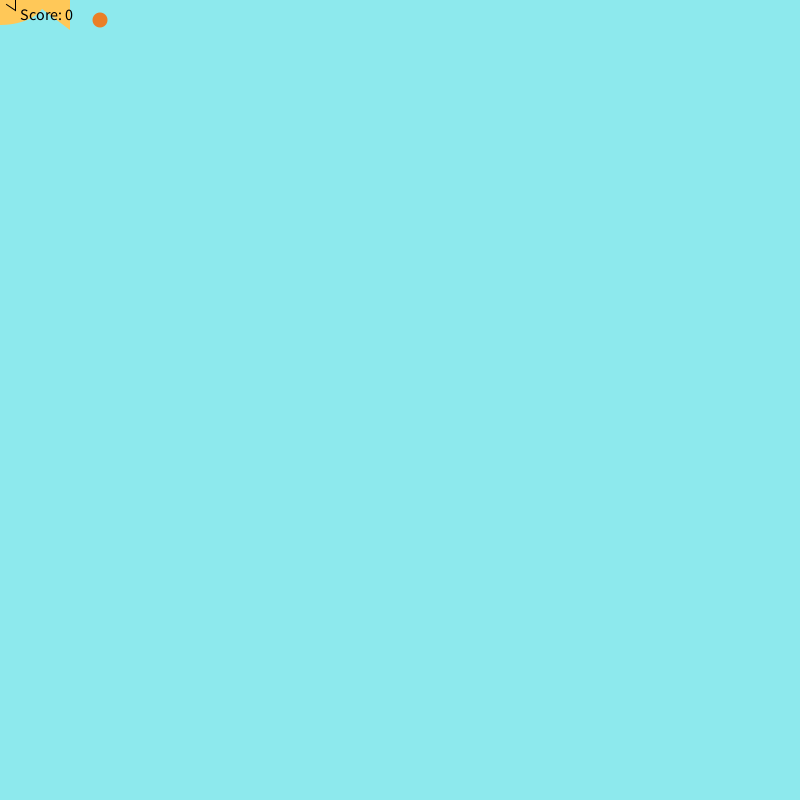
Frame 1 (no input)
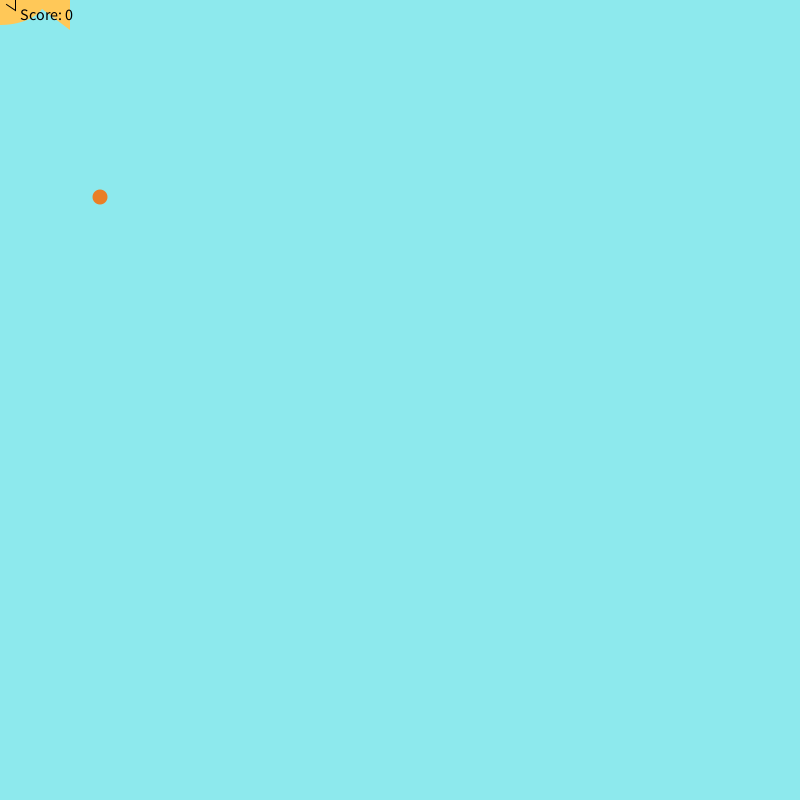
Frame 60 (the mouse pressed at the canvas centre just before this capture)
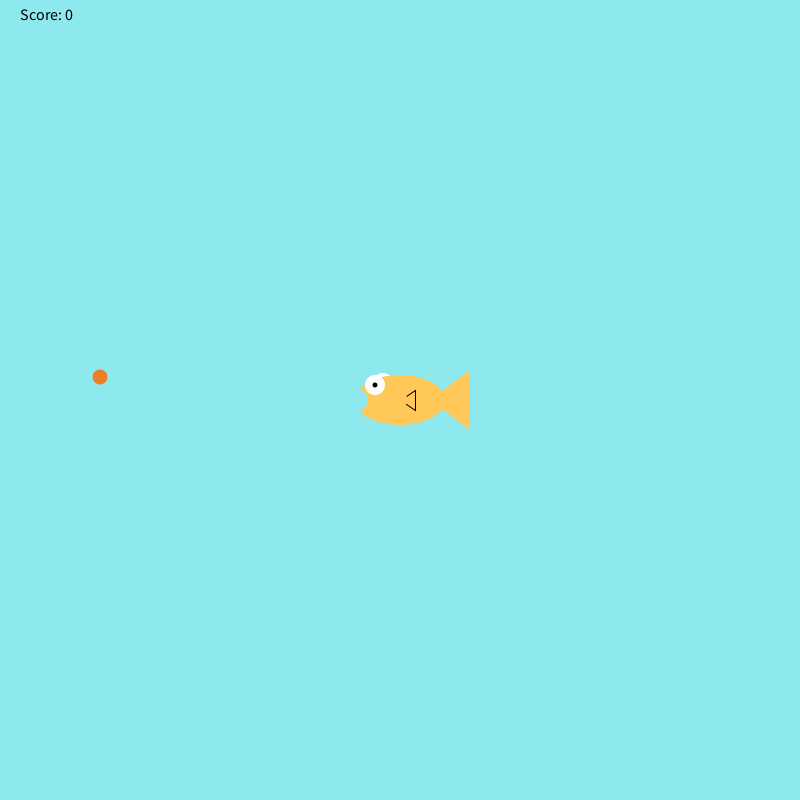
Frame 120 (the mouse held since frame 60 and released just before this capture)

The Processing sketch that drew these frames (run headless with seeded random() and noise(); from frame 60 on, the mouse is pressed at the canvas centre):

// Processing sketch: fish_feeder
// ── fish_feeder.pde
int foodX = 100;
int foodY = 20;
int score = 0; 


void setup(){
   size( 800,800);
 
}


void draw(){
 background(141,233,237);
 if( score == 15){
   textSize(50); //if it’s not big enough
text("YOU WON! GAME OVER!!", 135, 400);}
else{
 drawFish();
fill(234, 127, 38);
noStroke();
ellipse(foodX, foodY, 15,15); 
foodY+=3;
if(foodY>height){
  foodY = 20;
  foodX = (int) random(width-20);
}
checkCatch(foodX, foodY); 
  fill(0, 0, 0);
textSize(16);
text("Score: " + score, 20, 20);
}
}

void drawFish(){
     noStroke();
     fill(255,255,255);
     ellipse(mouseX-17,mouseY-17,20,20); //back side eye
     fill(255,200,88);
     ellipse(mouseX,mouseY,90,50); //body
     triangle(mouseX+30,mouseY,mouseX+70,mouseY+30,mouseX+70,mouseY-30); //tail
     stroke(0);
     triangle(mouseX,mouseY,mouseX+15,mouseY+10,mouseX+15,mouseY-10); //side fin
     noStroke();
     fill(255,200,88);
     ellipse(mouseX,mouseY,15,15); //side fin cover
     noStroke();
     fill(255,255,255);
     ellipse(mouseX-25,mouseY-15,20,20); //front eye
     fill(0,0,0);
     ellipse(mouseX-25,mouseY-15,5,5); //pupil
     fill(141,233,237);
     ellipse(mouseX-45,mouseY,25,25); //mouth
}


void checkCatch(int x, int y){
     if(x > mouseX && x < mouseX+70){
          if(y > mouseY-17 && y < mouseY+30){
               score++;
               foodY = 20; //if the food was eaten, make more food fall from the top
               foodX = (int) random(width-20);
          }
     }
     else if (foodY > height && score > 0){
          score--;
     }
}
